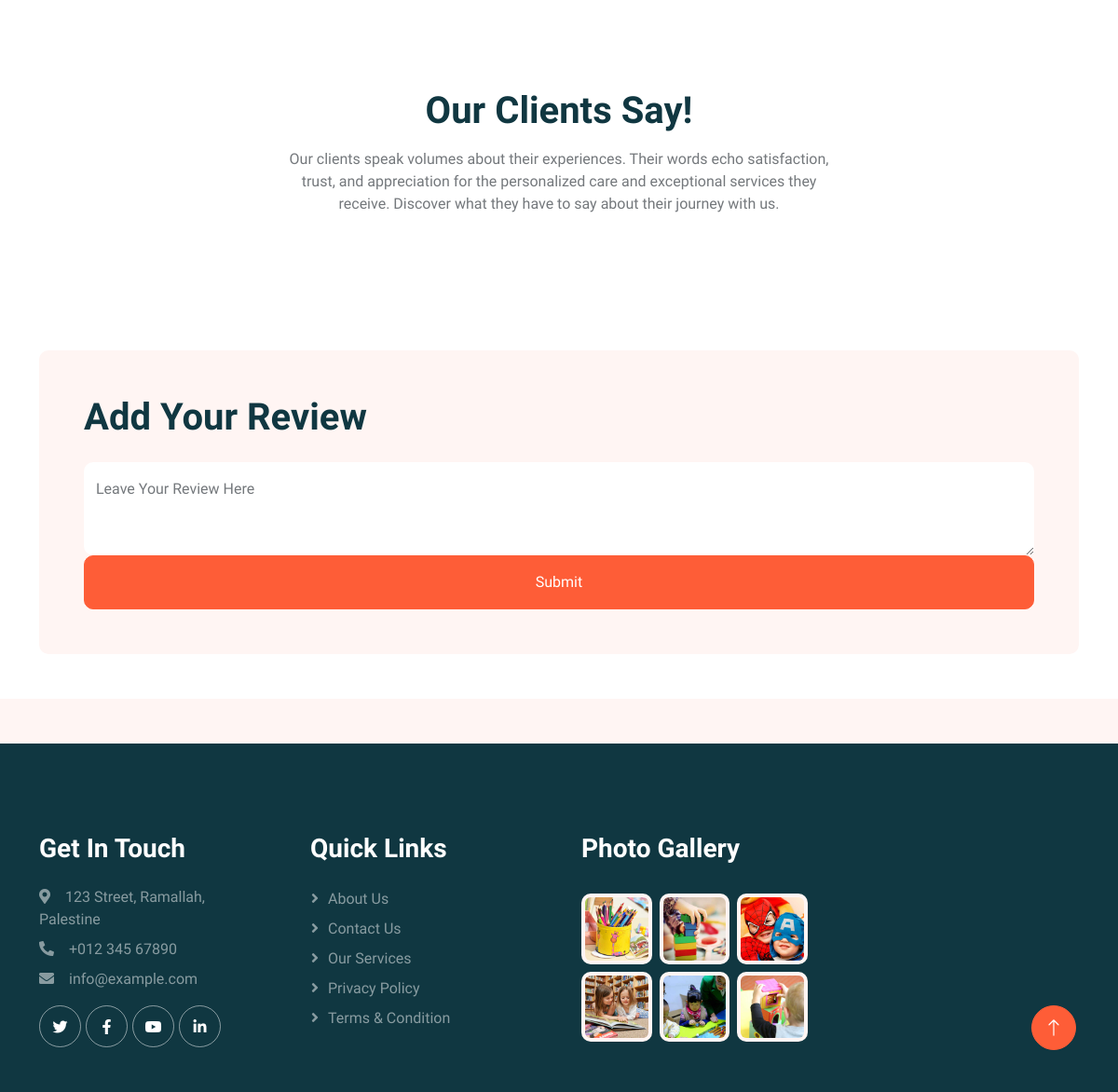
Before: /nursery/6 (signed in, lower part) with the older database file.
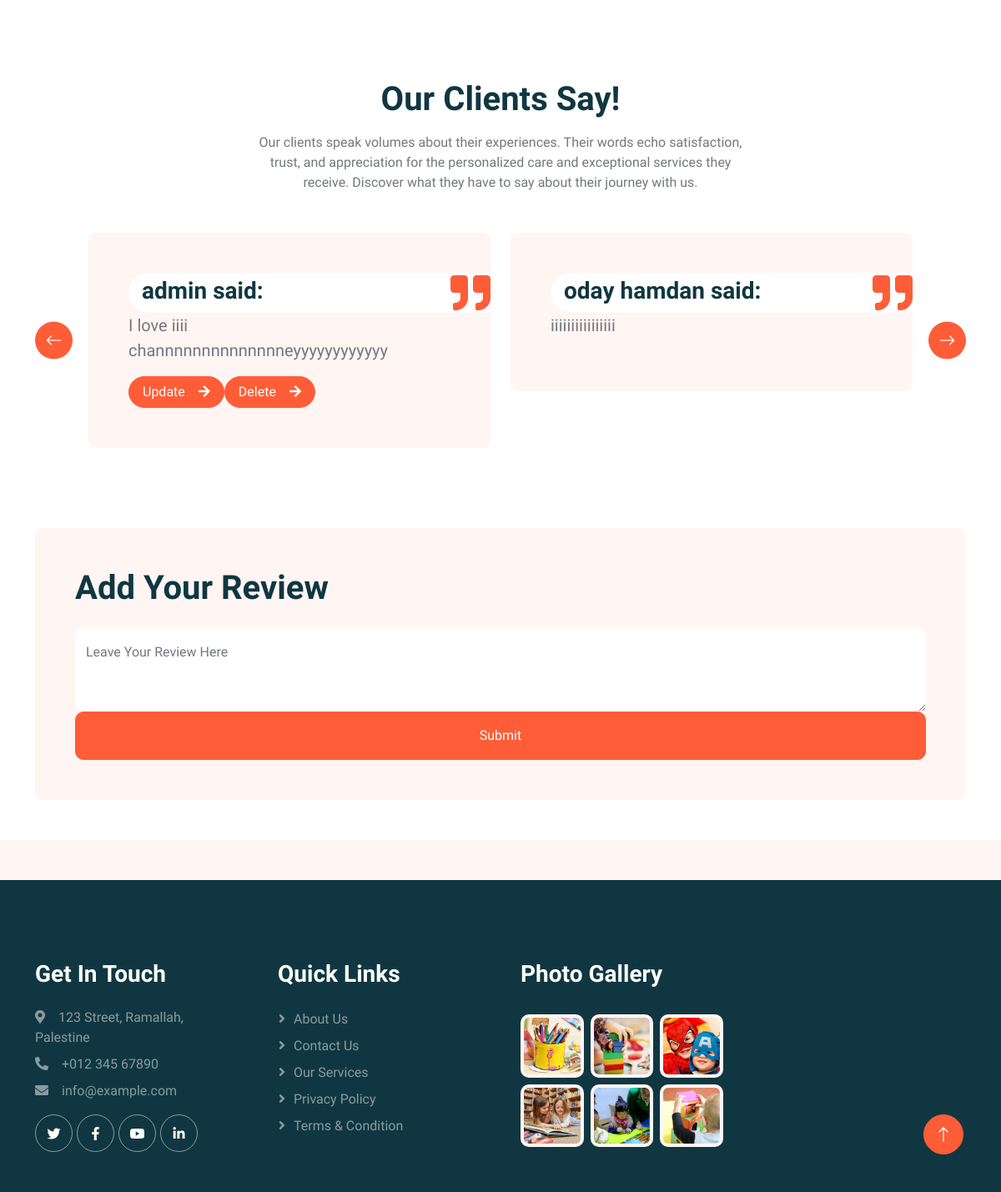
After: the same page with the newer database file.
### app/models.py (models this page shows)
class Review(models.Model):
    review = models.TextField()
    uploaded_by = models.ForeignKey(User, related_name ='review', on_delete = models.CASCADE)
    nursery_review = models.ForeignKey(Nursery, related_name ='review', on_delete = models.CASCADE)
    created_at = models.DateTimeField(auto_now_add=True)
    updated_at = models.DateTimeField(auto_now=True)
    objects = ReviewManager()

class User(models.Model):
    parent_name = models.CharField(max_length=225)
    email = models.CharField(max_length=225)
    password = models.TextField()
    birthday= models.DateTimeField(null=True)
    user_roles = models.ForeignKey(Roles, related_name ='user', on_delete = models.CASCADE)
    created_at = models.DateTimeField(auto_now_add=True)
    updated_at = models.DateTimeField(auto_now=True)
    objects = UserManager()

### app/views.py (the view)
# urls.py: path('nursery/<int:id>', views.specific_nursery),
def specific_nursery(request, id):
    if not 'logged_user_id' in request.session:
        messages.error(request,"You have to login first")
        return redirect('/register')
    else:
        context={
            'specific_nursery': Nursery.objects.get(id=id),
            'specific_user': User.objects.get(id=request.session['logged_user_id'])
        }
        return render (request, "nursery.html", context)

### app/templates/nursery.html (shortened to what this page needs)
<!DOCTYPE html>
<html lang="en">
<head>
    {% load static %}
    <link href="https://cdnjs.cloudflare.com/ajax/libs/font-awesome/5.10.0/css/all.min.css" rel="stylesheet">
    <link href="https://cdn.jsdelivr.net/npm/bootstrap-icons@1.4.1/font/bootstrap-icons.css" rel="stylesheet">
    <link href="{% static 'lib/animate/animate.min.css' %}" rel="stylesheet">
    <link href="{% static 'lib/owlcarousel/assets/owl.carousel.min.css' %}" rel="stylesheet">
    <link href="{% static 'css/bootstrap.min.css' %}" rel="stylesheet">
    <link href="{% static 'css/style.css' %}"  rel="stylesheet">
    <link rel="stylesheet" href="https://unpkg.com/leaflet@1.7.1/dist/leaflet.css" />
</head>
<body>
    <h3 >Welcome, {{request.session.logged_user_parent_name}}!<span><a href="/logout">Log Out</a></span></h1>
    <div class="container-xxl bg-white p-0">
        <div class="container-xxl py-5">
        </div>
        <div class="container-xxl py-5">
            <div class="container">
                <div class="text-center mx-auto mb-5 wow fadeInUp" data-wow-delay="0.1s" style="max-width: 600px;">
                    <h1 class="mb-3">Our Clients Say!</h1>
                    <p>Our clients speak volumes about their experiences. Their words echo satisfaction, trust, and appreciation for the personalized care and exceptional services they receive. Discover what they have to say about their journey with us.</p>
                </div>
                <div class="owl-carousel testimonial-carousel wow fadeInUp" data-wow-delay="0.1s">
                    {% for review in specific_nursery.review.all%}
                    <div class="testimonial-item bg-light rounded p-5">
                        <div class="d-flex align-items-center bg-white me-n5" style="border-radius: 50px 0 0 50px;">
                            <div class="ps-3">
                                <h3 class="mb-1">{{review.uploaded_by.parent_name}} said:</h3>
                            </div>
                            <i class="fa fa-quote-right fa-3x text-primary ms-auto d-none d-sm-flex"></i>
                        </div>
                        <p class="fs-5">{{review.review}}</p>
                        {% if request.session.logged_user_parent_name == review.uploaded_by.parent_name %}
                        <div class="d-flex pt-2>">
                            <a href="/update/{{review.id}}" class="btn btn-primary rounded-pill px-3 d-none d-lg-block">Update<i class="fa fa-arrow-right ms-3"></i></a>
                            <a href="/delete/{{review.id}}" class="btn btn-primary rounded-pill px-3 d-none d-lg-block">Delete<i class="fa fa-arrow-right ms-3"></i></a>
                        </div>
                        {% endif %}
                    </div>
                    {% endfor %}
                </div>
            </div>
        </div>
            <div class="container-xxl py-5">
                <div class="container">
                    <div class="bg-light rounded">
                        <div class="row g-0">
                                <div class="h-100 d-flex flex-column justify-content-center p-5">
                                    <h1 class="mb-4">Add Your Review</h1>
                                    <form action="/review/{{specific_nursery.id}}" method="POST">
                                            <div class="col-12">
                                                <div class="form-floating">
                                                    <textarea name="review" class="form-control border-0" placeholder="Leave Your Review Here" id="message" style="height: 100px" ></textarea>
                                                    <label for="message">Leave Your Review Here</label>
                                                </div>
                                            </div>
                                            <div class="col-12">
                                                <button class="btn btn-primary w-100 py-3" type="submit">Submit</button>
                                            </div>
                                        </div>
                                </div>
                        </div>
                    </div>
                </div>
            </div>
 <div class="container-fluid bg-dark text-white-50 footer pt-5 mt-5 wow fadeIn" data-wow-delay="0.1s">
    <div class="container py-5">
        <div class="row g-5">
            <div class="col-lg-3 col-md-6">
                <h3 class="text-white mb-4">Get In Touch</h3>
                <p class="mb-2"><i class="fa fa-map-marker-alt me-3"></i>123 Street, Ramallah, Palestine</p>
                <p class="mb-2"><i class="fa fa-phone-alt me-3"></i>+012 345 67890</p>
                <p class="mb-2"><i class="fa fa-envelope me-3"></i>info@example.com</p>
                <div class="d-flex pt-2">
                    <a class="btn btn-outline-light btn-social" href=""><i class="fab fa-twitter"></i></a>
                    <a class="btn btn-outline-light btn-social" href=""><i class="fab fa-facebook-f"></i></a>
                    <a class="btn btn-outline-light btn-social" href=""><i class="fab fa-youtube"></i></a>
                    <a class="btn btn-outline-light btn-social" href=""><i class="fab fa-linkedin-in"></i></a>
                </div>
            </div>
            <div class="col-lg-3 col-md-6">
                <h3 class="text-white mb-4">Quick Links</h3>
                <a class="btn btn-link text-white-50" href="/about">About Us</a>
                <a class="btn btn-link text-white-50" href="/contact">Contact Us</a>
                <a class="btn btn-link text-white-50" href="">Our Services</a>
                <a class="btn btn-link text-white-50" href="">Privacy Policy</a>
                <a class="btn btn-link text-white-50" href="">Terms & Condition</a>
            </div>
            <div class="col-lg-3 col-md-6">
                <h3 class="text-white mb-4">Photo Gallery</h3>
                <div class="row g-2 pt-2">
                    <div class="col-4">
                        <img class="img-fluid rounded bg-light p-1" src="{% static 'img/classes-1.jpg' %}"  alt="">
                    </div>
                    <div class="col-4">
                        <img class="img-fluid rounded bg-light p-1" src="{% static 'img/classes-2.jpg' %}"  alt="">
                    </div>
                    <div class="col-4">
                        <img class="img-fluid rounded bg-light p-1" src="{% static 'img/classes-3.jpg' %}"  alt="">
                    </div>
                    <div class="col-4">
                        <img class="img-fluid rounded bg-light p-1" src="{% static 'img/classes-4.jpg' %}"  alt="">
                    </div>
                    <div class="col-4">
                        <img class="img-fluid rounded bg-light p-1" src="{% static 'img/classes-5.jpg' %}"  alt="">
                    </div>
                    <div class="col-4">
                        <img class="img-fluid rounded bg-light p-1" src="{% static 'img/classes-6.jpg' %}" alt="">
                    </div>
                </div>
            </div>
        </div>
    </div>
</div>
        <a href="#" class="btn btn-lg btn-primary btn-lg-square back-to-top"><i class="bi bi-arrow-up"></i></a>
</body>
</html>

### app/static/css/style.css (style rules this page uses)
:root { --primary: #FE5D37; --light: #FFF5F3; --dark: #103741; }
.back-to-top { position: fixed; display: none; right: 45px; bottom: 45px; z-index: 99; }
.btn { font-weight: 500; transition: .5s; }
.btn.btn-primary { color: #FFFFFF; }
.btn-lg-square { width: 48px; height: 48px; }
.btn-square, .btn-sm-square, .btn-lg-square { padding: 0; display: flex; align-items: center; justify-content: center; font-weight: normal; border-radius: 50px; }
h1, h2, h3, h4, .h1, .h2, .h3, .h4, .display-1, .display-2, .display-3, .display-4, .display-5, .display-6 { font-family: 'Lobster Two', cursive; font-weight: 700; }
.testimonial-carousel { padding-left: 1.5rem; padding-right: 1.5rem; }
@media (min-width: 576px) { .testimonial-carousel { padding-left: 4rem; padding-right: 4rem; } }
.footer .btn.btn-social { margin-right: 5px; width: 45px; height: 45px; display: flex; align-items: center; justify-content: center; color: #FFFFFF; border: 1px solid rgba(255,255,255,0.5); border-radius: 45px; transition: .3s; }
.footer .btn.btn-link { display: block; margin-bottom: 5px; padding: 0; text-align: left; font-size: 16px; font-weight: normal; text-transform: capitalize; transition: .3s; }
.footer .btn.btn-link::before { position: relative; content: "\f105"; font-family: "Font Awesome 5 Free"; font-weight: 900; margin-right: 10px; }

Changed rows visible on the page:
added Review: uploaded_by.parent_name "admin", review "I love iiii channnnnnnnnnnnnneyyyyyyyyyyyy"
added Review: uploaded_by.parent_name "oday hamdan", review "iiiiiiiiiiiiiiii"
